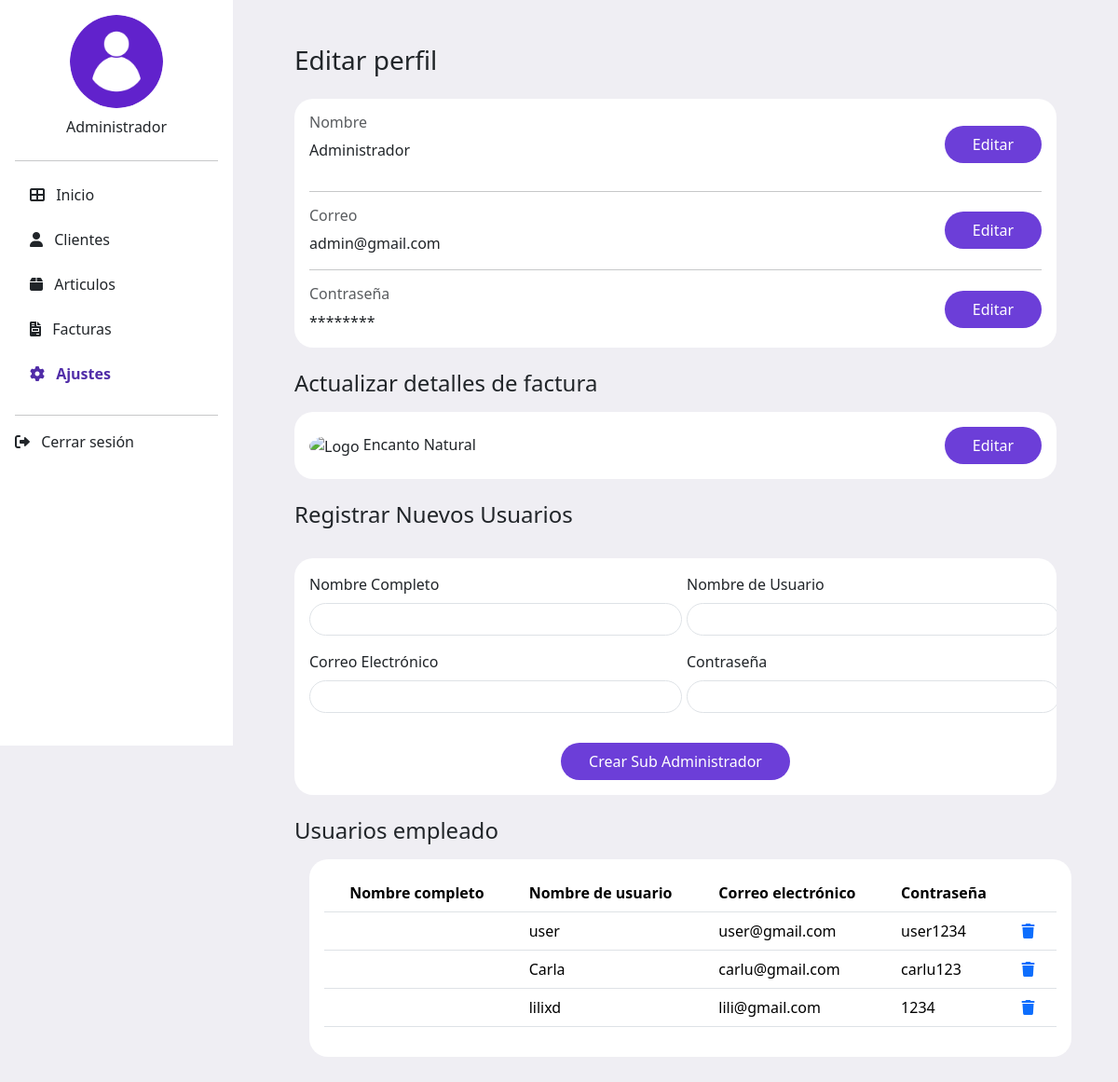
The page /vista/ajustes.php on the database as committed earlier.
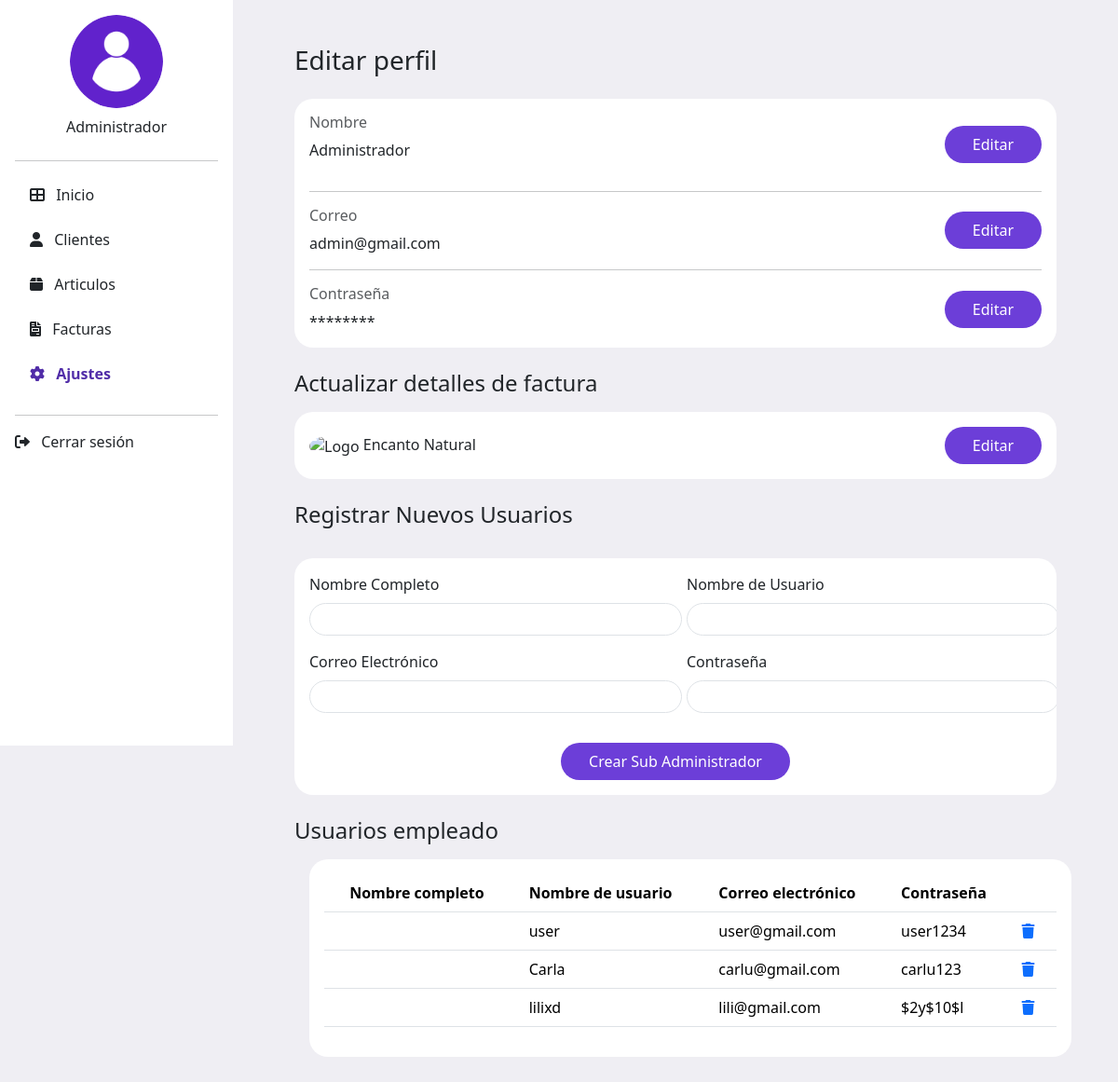
The same page on the database as committed later.
### tables this page shows
CREATE TABLE `usuario` (
  `id_usuario` int(11) NOT NULL,
  `nomUsuario` varchar(50) NOT NULL,
  `password` varchar(8) NOT NULL,
  `email` varchar(60) NOT NULL,
  `rol` int(11) NOT NULL
);

### modelo/conexion.php (called while the page is built, shortened)
<?php
class Conexion
{
    private $conexion;
    public function __construct()
    {
        $this->conexion = new mysqli("localhost:3307", "root", "", "facturacion");
    }
    public function obtenerUsuarios()
    {
        $sql = "SELECT * FROM usuario where rol = 0";
        $stmt = $this->conexion->prepare($sql);
        $stmt->execute();
        $result = $stmt->get_result();
        if ($result->num_rows > 0) {
            return $result->fetch_all(MYSQLI_ASSOC);
        } else {
            return [];
        }
    }
}

### vista/ajustes.php (the view, shortened to what the changed rows need)
<!DOCTYPE html>
<html lang="en">
<head>
  <link href="https://cdn.jsdelivr.net/npm/bootstrap@5.3.3/dist/css/bootstrap.min.css" rel="stylesheet">
  <link rel="stylesheet" href="https://cdnjs.cloudflare.com/ajax/libs/font-awesome/6.0.0-beta3/css/all.min.css">
  <link rel="stylesheet" href="styles.css">
</head>
<body>
  <div class="d-flex">
    <div class="container mt-4">
      <div class="content p-4">
        <br>
        <?php
        include_once("../modelo/conexion.php");
        $modelo = new conexion();
        $usuarios = $modelo->obtenerUsuarios();
        ?>
        <div class="card custom-card ms-3">
          <div class="card-body">
            <table class="table table-hover">
              <thead>
                <tr>
                  <th scope="col"> </th>
                  <th scope="col">Nombre completo</th>
                  <th scope="col">Nombre de usuario</th>
                  <th scope="col">Correo electrónico</th>
                  <th scope="col">Contraseña</th>
                  <th scope="col"> </th>
                </tr>
              </thead>
              <tbody>
                <?php
                foreach ($usuarios as $usuario) {
                  echo "<tr >";
                  echo "<th></th>";
                  echo "<td>" . $usuario["nombre"] . "</td>";
                  echo "<td>" . $usuario["nomUsuario"] . "</td>";
                  echo "<td>" . $usuario["email"] . "</td>";
                  echo "<td>" . $usuario["password"] . "</td>";
                  echo "<th><a scope='row' href='../controlador/accionesCliente.php?accion=eliminarUsuario&id=" . $usuario["id_usuario"] . "'><i class='fas fa-trash me-2'></i></a></th>";
                  echo "</tr>";
                }
                ?>
              </tbody>
            </table>
          </div>
        </div>
        <br>
      </div>
    </div>
  </div>
</body>
</html>

Rows that differ between the two databases and show on the page:
changed usuario "lilixd": password "1234" → "$2y$10$l"
